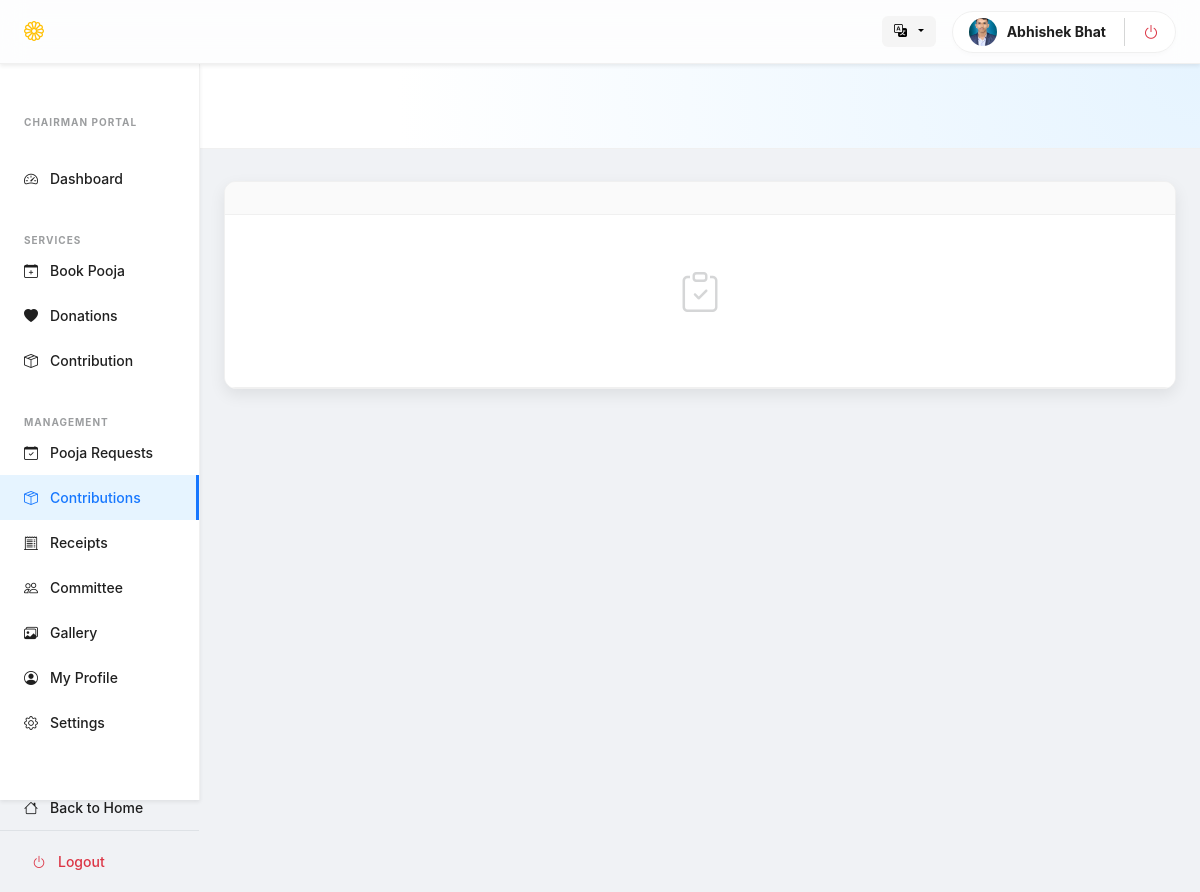
Before: /users/chairman/contributions.php (signed in) with the older database file.
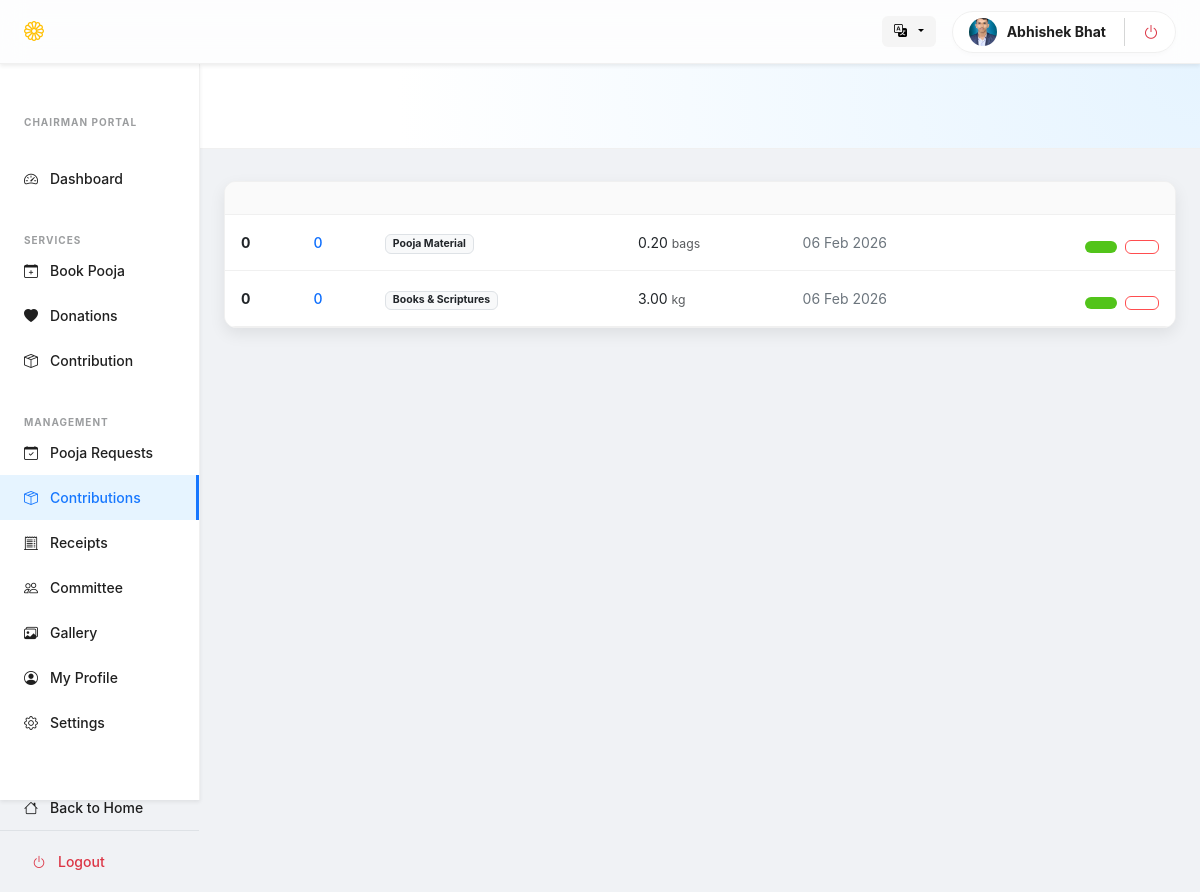
After: the same page with the newer database file.
### tables this page shows
CREATE TABLE `contributions` (
  `id` int(11) NOT NULL,
  `receipt_id` int(11) DEFAULT NULL,
  `added_by` int(11) DEFAULT NULL,
  `contributor_name` varchar(100) DEFAULT NULL,
  `contribution_type_id` int(11) NOT NULL,
  `title` varchar(150) NOT NULL,
  `quantity` decimal(10,2) DEFAULT NULL,
  `unit` varchar(50) DEFAULT NULL,
  `description` text DEFAULT NULL,
  `status` enum('pending','approved','rejected') DEFAULT 'pending',
  `created_at` timestamp NOT NULL DEFAULT current_timestamp()
);

CREATE TABLE `contribution_type` (
  `id` int(11) NOT NULL,
  `type` varchar(50) NOT NULL,
  `description` text DEFAULT NULL,
  `created_at` timestamp NOT NULL DEFAULT current_timestamp()
);

### includes/lang.php (called while the page is built, shortened)
<?php
$lang = $_SESSION['lang']
    ?? $_COOKIE['lang']
    ?? 'en';

### users/chairman/contributions.php (the view, shortened to what the changed rows need)
<?php
require __DIR__ . '/../../config/db.php';
require __DIR__ . '/../../includes/lang.php';
$sql = "SELECT c.id, c.title, c.quantity, c.unit, c.created_at, ct.type AS category, c.contributor_name
        FROM contributions c
        JOIN contribution_type ct ON ct.id = c.contribution_type_id
        WHERE c.status = 'pending'
        ORDER BY c.created_at ASC";
$rows = mysqli_query($con, $sql);
?>
<!DOCTYPE html>
<html lang="<?= $lang ?>">
<head>
    <link href="https://cdn.jsdelivr.net/npm/bootstrap@5.3.0/dist/css/bootstrap.min.css" rel="stylesheet">
    <link rel="stylesheet" href="https://cdn.jsdelivr.net/npm/bootstrap-icons@1.10.5/font/bootstrap-icons.css">
</head>
<body>
    <div class="container-fluid">
        <div class="row">
            <main class="col-lg-10 p-0">
                <div class="px-4 pb-5">
                    <div class="ant-card">
                        <div class="table-responsive">
                            <table class="table ant-table mb-0">
                                <thead>
                                    <tr>
                                        <th><?php echo $t['contributor']; ?></th>
                                        <th><?php echo $t['item_name']; ?></th>
                                        <th><?php echo $t['category']; ?></th>
                                        <th><?php echo $t['quantity']; ?></th>
                                        <th><?php echo $t['submitted_on']; ?></th>
                                        <th class="text-end"><?php echo $t['actions']; ?></th>
                                    </tr>
                                </thead>
                                <tbody>
                                    <?php if (mysqli_num_rows($rows) > 0): ?>
                                        <?php while ($r = mysqli_fetch_assoc($rows)): ?>
                                            <tr>
                                                <td class="fw-bold">
                                                    <?= htmlspecialchars($r['contributor_name']) ?>
                                                </td>
                                                <td class="text-primary fw-medium">
                                                    <?= htmlspecialchars($r['title']) ?>
                                                </td>
                                                <td><span class="badge bg-light text-dark border">
                                                        <?= htmlspecialchars($r['category']) ?>
                                                    </span></td>
                                                <td>
                                                    <?= number_format($r['quantity'], 2) ?> <span class="text-muted small">
                                                        <?= $r['unit'] ?>
                                                    </span>
                                                </td>
                                                <td class="text-secondary small">
                                                    <?= date('d M Y', strtotime($r['created_at'])) ?>
                                                </td>
                                                <td class="text-end">
                                                    <div class="d-flex justify-content-end gap-2">
                                                        <form method="POST" class="needs-validation" novalidate>
                                                            <button type="submit" class="btn-ant-success"><?php echo $t['approve']; ?></button>
                                                        </form>
                                                        <form method="POST" class="needs-validation" novalidate>
                                                            <button type="submit" class="btn-ant-reject"><?php echo $t['reject']; ?></button>
                                                        </form>
                                                    </div>
                                                </td>
                                            </tr>
                                        <?php endwhile; ?>
                                    <?php else: ?>
                                        <tr>
                                            <td colspan="6" class="text-center py-5 text-muted">
                                                <i class="bi bi-clipboard-check fs-1 opacity-25 d-block mb-3"></i>
                                            </td>
                                        </tr>
                                    <?php endif; ?>
                                </tbody>
                            </table>
                        </div>
                    </div>
                </div>
            </main>
        </div>
    </div>
</body>
</html>

Changed rows visible on the page:
added contributions: contributor_name "0", title "0", contribution_type.type "Pooja Material", quantity "0.20", unit "bags", created_at "06 Feb 2026"
added contributions: contributor_name "0", title "0", contribution_type.type "Books & Scriptures", quantity "3.00", unit "kg", created_at "06 Feb 2026"
